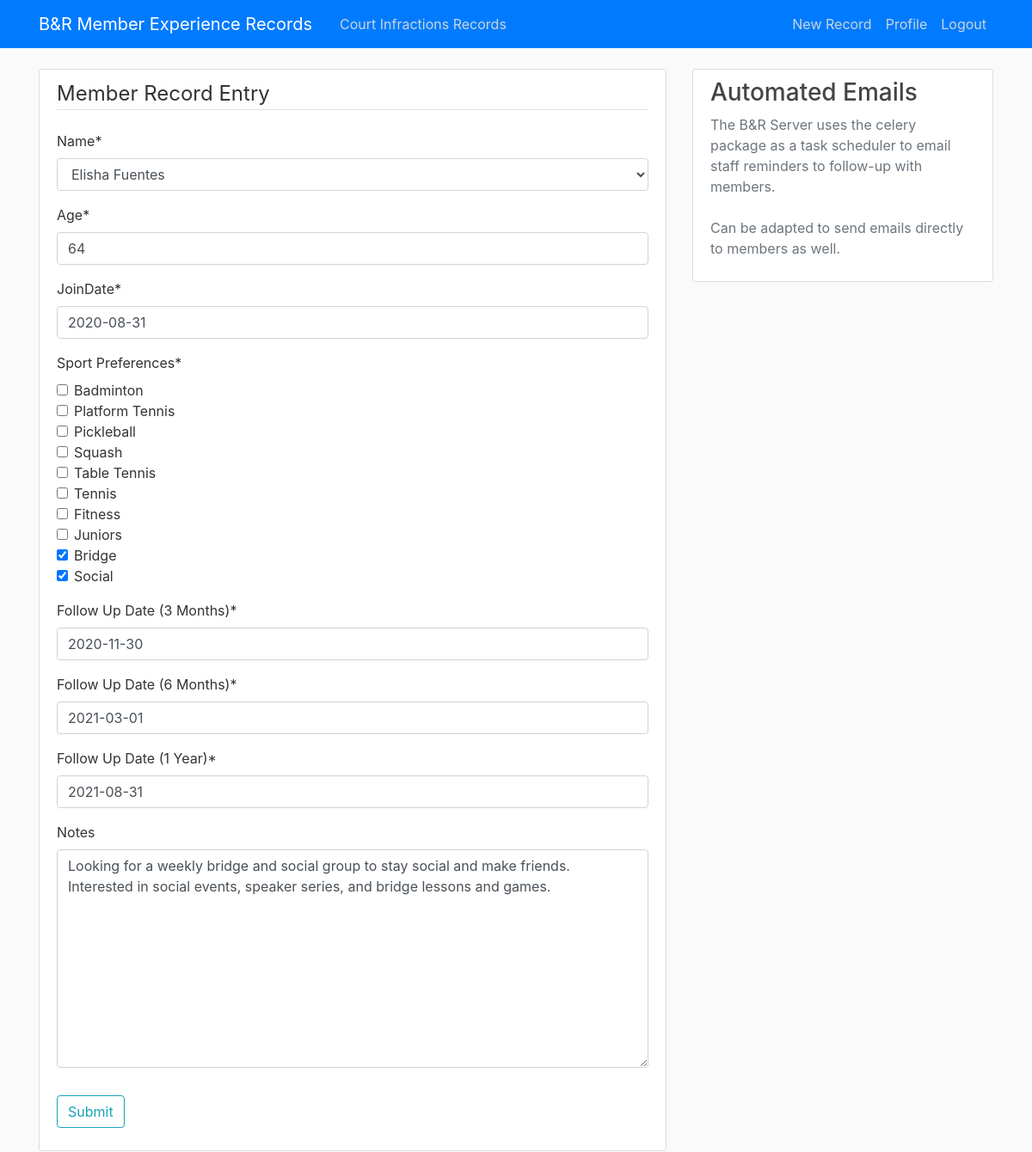
The page /memberexperience/record/27/update (signed in) on the database its author committed.
### memberexperience/models.py (models this page shows, shortened)
class memberRecord(models.Model):
    name = models.ForeignKey(contactInfo, on_delete=models.PROTECT)
    age = models.IntegerField()
    joinDate = models.DateField(default=timezone.now)
    sportPrefs = models.ManyToManyField(sportOptions)
    followUp1 = models.DateField(default=timezone.now()+datetime.timedelta(days=91))
    followUp2 = models.DateField(default=timezone.now()+datetime.timedelta(days=182))
    followUp3 = models.DateField(default=timezone.now()+datetime.timedelta(days=365))
    notes = models.TextField(blank=True)
    author = models.ForeignKey(User, on_delete=models.PROTECT)

### memberexperience/views.py (the view, shortened to what this page needs)
# urls.py: path('record/<int:pk>/update', MEUpdateView.as_view(), name='ME-update'),
class MEUpdateView(LoginRequiredMixin, UserPassesTestMixin, UpdateView):
    model = memberRecord
    form_class = createForm
    template_name = 'memberexperience/memberRecord_update.html'
    def test_func(self):
        record = self.get_object()
        if self.request.user == record.author:
            return True
        return False

### memberexperience/forms.py
class createForm(ModelForm):
    sportPrefs = ModelMultipleChoiceField(
                label='Sport Preferences',
                queryset=sportOptions.objects.filter(),
                widget=CheckboxSelectMultiple
            )
    class Meta:
        model = memberRecord
        fields = [
            'name',
            'age',
            'joinDate',
            'sportPrefs',
            'followUp1',
            'followUp2',
            'followUp3',
            'notes'
        ]
        labels = {
            'followUp1': 'Follow Up Date (3 Months)',
            'followUp2': 'Follow Up Date (6 Months)',
            'followUp3': 'Follow Up Date (1 Year)'
        }

### courtinfractions/models.py (called while the page is built)
    def __str__(self):
        return self.memberName

### memberexperience/models.py (called while the page is built)
    def __str__(self):
        return str(self.sportName)

### memberexperience/Templates/memberexperience/memberRecord_update.html (shortened to what this page needs)
{% extends 'memberexperience/base.html' %}
{% load crispy_forms_tags %}
{% block content %}
    <div class="content-section">
        <form method="POST">
            <fieldset class="form-group">
                <legend class="border-bottom mb-4">Member Record Entry</legend>
                {{ form|crispy }}
            </fieldset>
            <div class="form-group">
                <button class="btn btn-outline-info" type="submit">Submit</button>
            </div>
        </form>
    </div>
{% endblock content %}}

### courtinfractions/static/courtinfractions/main.css (style rules this page uses)
body { background: #fafafa; color: #333333; margin-top: 5rem; }
.content-section { background: #ffffff; padding: 10px 20px; border: 1px solid #dddddd; border-radius: 3px; margin-bottom: 20px; }

### rows shown on the page
memberRecord: name "Elisha Fuentes", age "64", joinDate "2020-08-31", followUp1 "2020-11-30", followUp2 "2021-03-01", followUp3 "2021-08-31", notes "Looking for a weekly bridge and social group to stay social and make friends. Interested in social events, speaker series, and bridge lessons and games."
